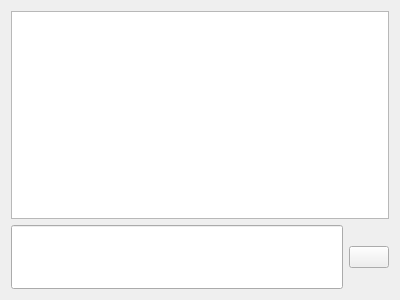
<?xml version="1.0" encoding="UTF-8"?>
<ui version="4.0">
 <class>CChat</class>
 <widget class="QWidget" name="CChat">
  <property name="geometry">
   <rect>
    <x>0</x>
    <y>0</y>
    <width>400</width>
    <height>300</height>
   </rect>
  </property>
  <property name="windowTitle">
   <string>Chat</string>
  </property>
  <property name="windowIcon">
   <iconset resource="images.qrc">
    <normaloff>:/images/chat.png</normaloff>:/images/chat.png</iconset>
  </property>
  <layout class="QVBoxLayout" name="verticalLayout">
   <item>
    <widget class="QTextBrowser" name="history"/>
   </item>
   <item>
    <layout class="QHBoxLayout" name="horizontalLayout">
     <item>
      <widget class="QLineEdit" name="msg">
       <property name="minimumSize">
        <size>
         <width>0</width>
         <height>64</height>
        </size>
       </property>
      </widget>
     </item>
     <item>
      <widget class="QPushButton" name="send">
       <property name="text">
        <string/>
       </property>
       <property name="icon">
        <iconset resource="images.qrc">
         <normaloff>:/images/send.png</normaloff>:/images/send.png</iconset>
       </property>
       <property name="iconSize">
        <size>
         <width>64</width>
         <height>64</height>
        </size>
       </property>
      </widget>
     </item>
    </layout>
   </item>
  </layout>
 </widget>
 <resources>
  <include location="images.qrc"/>
 </resources>
 <connections/>
</ui>
